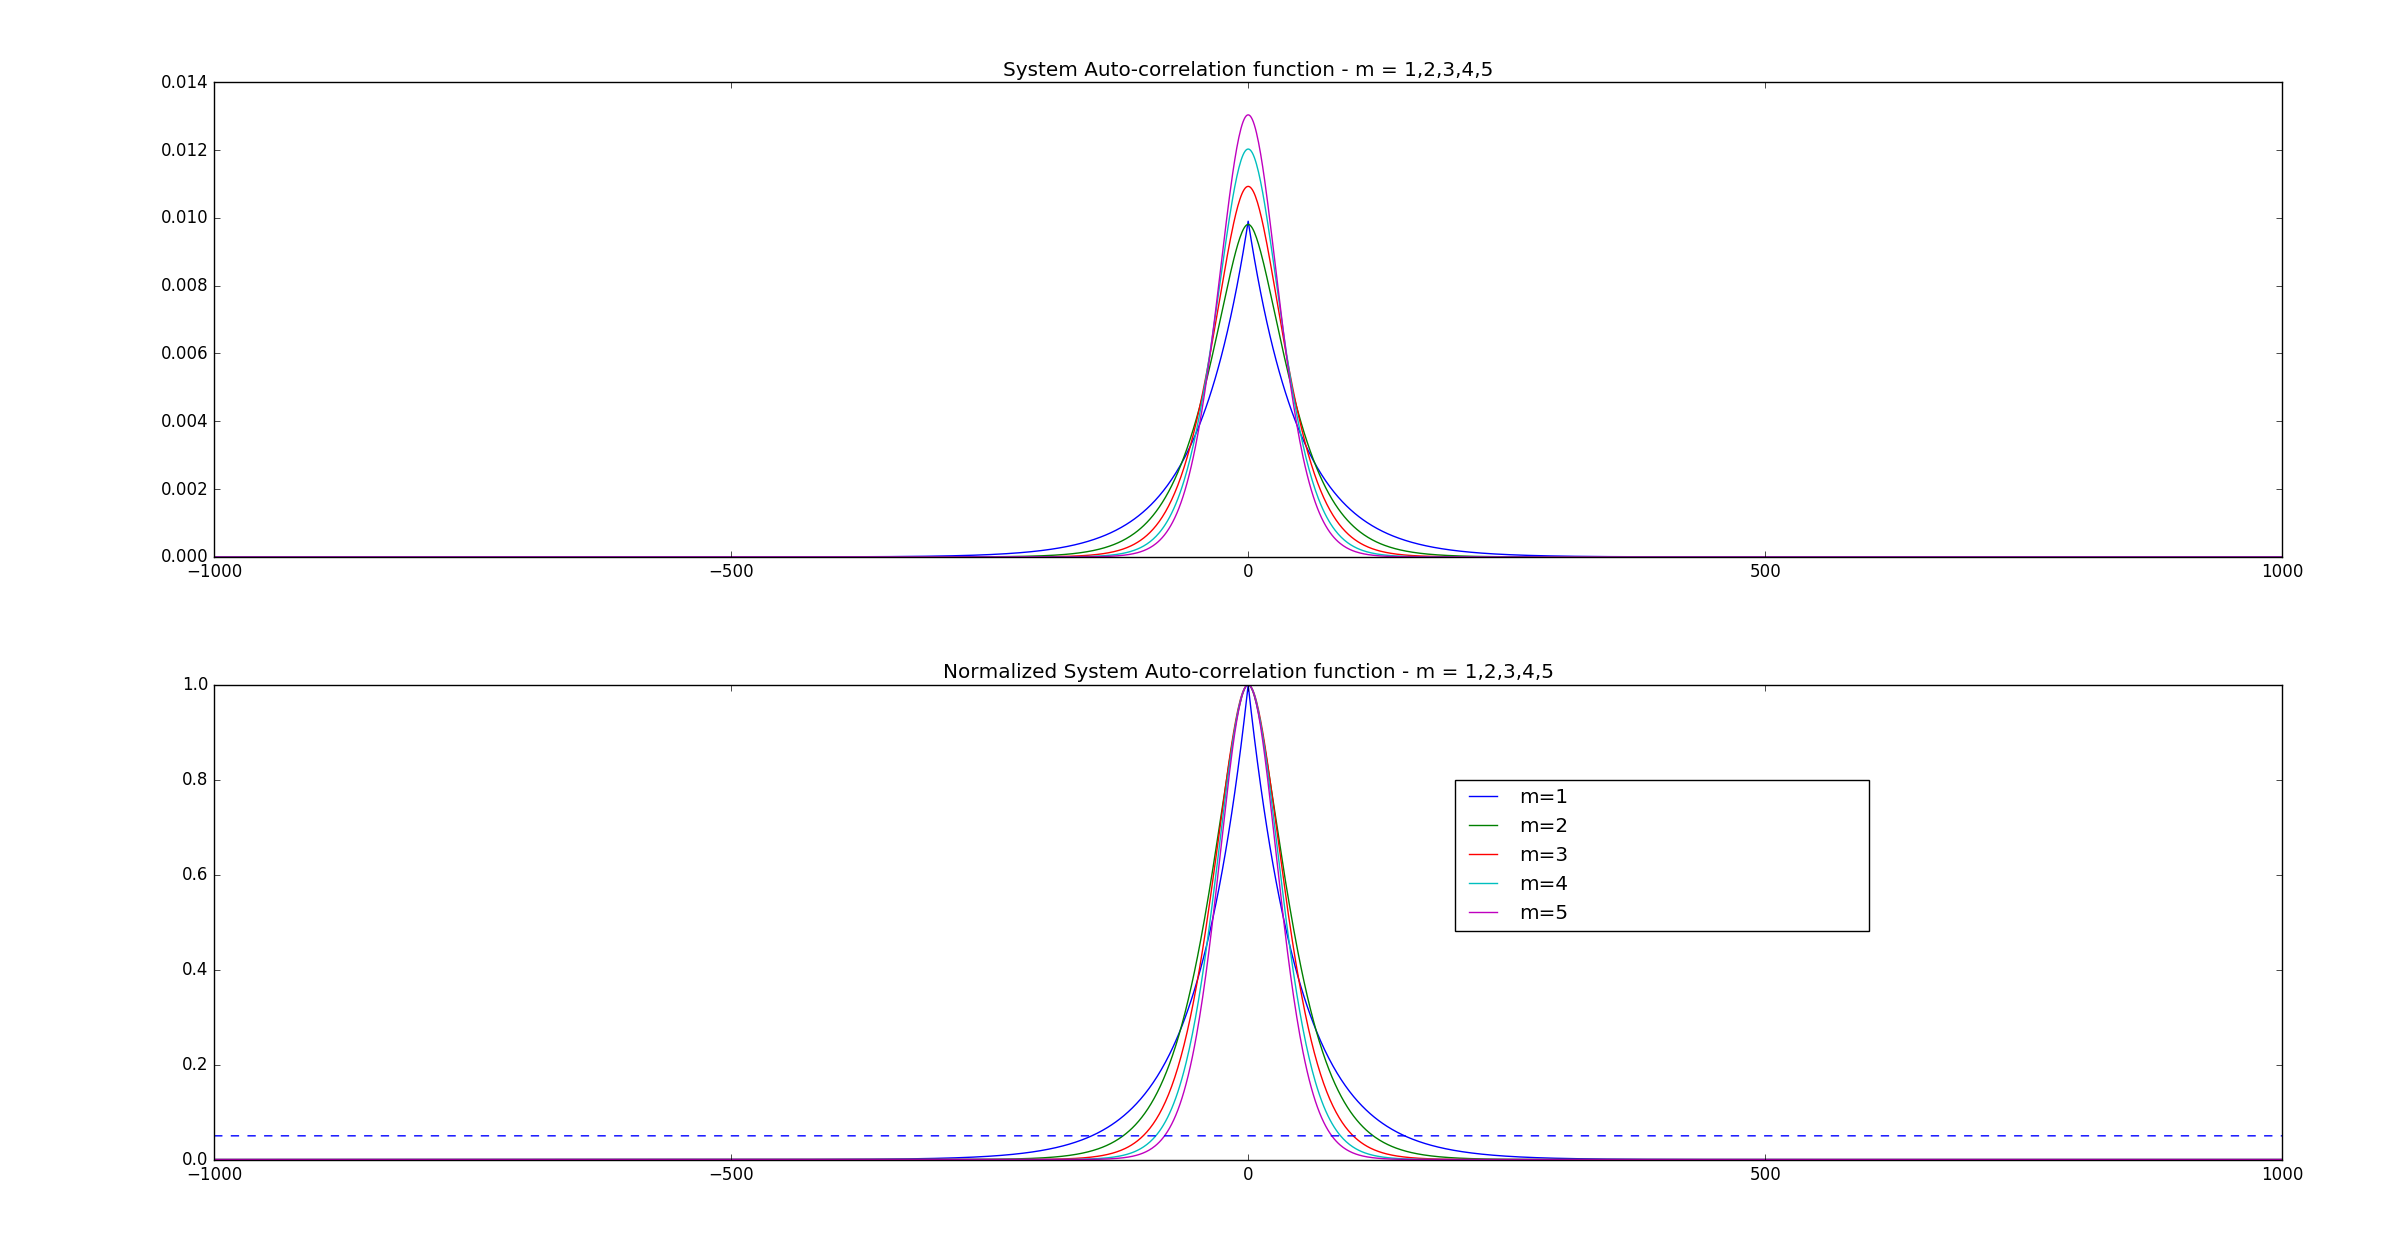

Generate this figure with Python:
#!/usr/bin/anaconda3/bin/python

import numpy as np
import matplotlib.pyplot as plt

from poly_ema import poly_ema
from compute_system_acf import compute_system_acf

Nwindow = 1000
Neff = 50

# Problem 2 (i)

f, axarr = plt.subplots(2, 1)

h1 = poly_ema(1, Neff, Nwindow)
h2 = poly_ema(2, Neff, Nwindow)
h3 = poly_ema(3, Neff, Nwindow)
h4 = poly_ema(4, Neff, Nwindow)
h5 = poly_ema(5, Neff, Nwindow)
    
L = np.arange(-Nwindow,Nwindow+1)

kh1 = compute_system_acf(h1)
kh2 = compute_system_acf(h2)
kh3 = compute_system_acf(h3)
kh4 = compute_system_acf(h4)
kh5 = compute_system_acf(h5)

khn1 = kh1 / kh1[Nwindow]
khn2 = kh2 / kh2[Nwindow]
khn3 = kh3 / kh3[Nwindow]
khn4 = kh4 / kh4[Nwindow]
khn5 = kh5 / kh5[Nwindow]

axarr[0].set_title("System Auto-correlation function - m = 1,2,3,4,5")
axarr[0].plot(L, kh1, label='m=1')
axarr[0].plot(L, kh2, label='m=2')
axarr[0].plot(L, kh3, label='m=3')
axarr[0].plot(L, kh4, label='m=4')
axarr[0].plot(L, kh5, label='m=5')

constants = np.ones(2*Nwindow+1)
constants = 0.05*constants

axarr[1].set_title("Normalized System Auto-correlation function - m = 1,2,3,4,5")
axarr[1].plot(L, khn1, label='m=1')
axarr[1].plot(L, khn2, label='m=2')
axarr[1].plot(L, khn3, label='m=3')
axarr[1].plot(L, khn4, label='m=4')
axarr[1].plot(L, khn5, label='m=5')
axarr[1].plot(L, constants, 'b--' )

for i in np.arange(Nwindow, 2*Nwindow+1):
    if khn1[i] < 0.05: 
        print("m = 1: l* = ", str(i-Nwindow))
        break

for i in np.arange(Nwindow, 2*Nwindow+1):
    if khn2[i] < 0.05: 
        print("m = 2: l* = ", str(i-Nwindow))
        break

for i in np.arange(Nwindow, 2*Nwindow+1):
    if khn3[i] < 0.05: 
        print("m = 3: l* = ", str(i-Nwindow))
        break

for i in np.arange(Nwindow, 2*Nwindow+1):
    if khn4[i] < 0.05: 
        print("m = 4: l* = ", str(i-Nwindow))
        break

for i in np.arange(Nwindow, 2*Nwindow+1):
    if khn5[i] < 0.05: 
        print("m = 5: l* = ", str(i-Nwindow))
        break

plt.legend(bbox_to_anchor=(0.6, 0.5, 0.2, 0.3), loc=1,
           ncol=1, mode="expand", borderaxespad=0.)

plt.tight_layout()
plt.show()
